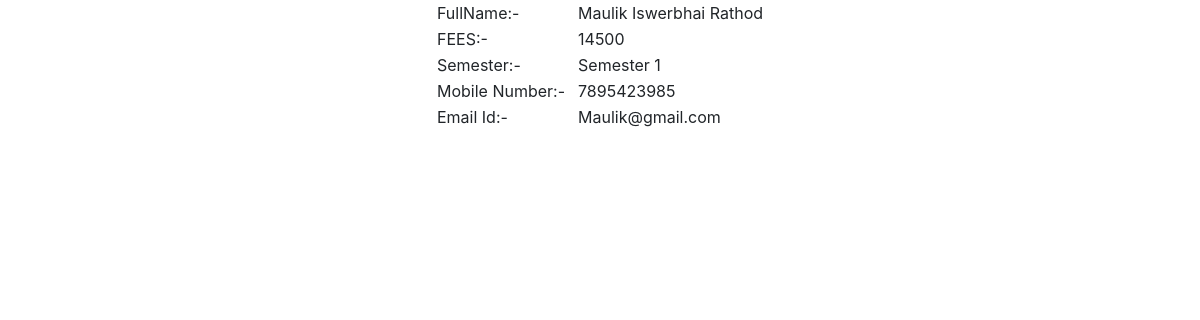
Page /backend.php?id=2 on the committed database.
### tables this page shows
CREATE TABLE `student` (
  `StudId` int(11) NOT NULL auto_increment,
  `EnrollMent` varchar(12) NOT NULL,
  `Firstname` varchar(20) NOT NULL,
  `Middlename` varchar(20) NOT NULL,
  `Lastname` varchar(20) NOT NULL,
  `Mailid` varchar(30) NOT NULL,
  `Mobileno` varchar(10) NOT NULL,
  `Address` varchar(50) NOT NULL,
  `SemId` int(11) NOT NULL,
  `Dob` varchar(10) NOT NULL,
  `Gender` varchar(1) NOT NULL,
  `Course` varchar(30) NOT NULL,
  `YearOfAdd` varchar(4) NOT NULL,
  `Image` varchar(100) NOT NULL,
  `Username` varchar(20) NOT NULL,
  `Password` varchar(30) NOT NULL,
  PRIMARY KEY  (`StudId`)
);

CREATE TABLE `semester` (
  `SemId` int(11) NOT NULL auto_increment,
  `SemName` varchar(10) NOT NULL,
  `DegId` int(20) NOT NULL,
  `FEES` int(11) NOT NULL,
  PRIMARY KEY  (`SemId`),
  KEY `DegId` (`DegId`)
);

### backend.php (the view, shortened to what this page needs)
<!DOCTYPE HTML>
<html>
<head>
  	<link rel="stylesheet" href="https://maxcdn.bootstrapcdn.com/bootstrap/4.4.1/css/bootstrap.min.css">
    <link rel="stylesheet" href="css/sweetalert.css">
    <link rel="stylesheet" href="css/backend.css">
</head>
<body>
  <?php
  $id=$_REQUEST["id"];
  $qry="select * from student where StudId='$id'";
  $res=mysqli_query($connect,$qry);
  $data=mysqli_fetch_assoc($res);
  $qry1="select * from semester where SemId=".$data['SemId'];
  $res1=mysqli_query($connect,$qry1);
  $data1=mysqli_fetch_assoc($res1);
  ?>
  <div align="center" class="div-pay">
    <table>
    <tr>
    <td>FullName:-</td><td>&nbsp;&nbsp;</td><td><?php echo $data['Firstname'].'&nbsp;'.$data['Middlename'].'&nbsp;'.$data['Lastname'] ?></td></tr>
    <tr>
    <td>FEES:- </td><td>&nbsp;&nbsp;</td><td><?php echo $data1['FEES']; ?></td></tr>
    <tr>
    <td>Semester:- </td><td>&nbsp;&nbsp;</td><td><?php echo $data1['SemName']; ?></td></tr>
    <tr>
    <td>Mobile Number:- </td><td>&nbsp;&nbsp;</td><td><?php echo $data['Mobileno']; ?> </td></tr>
    <tr>
    <td>Email Id:- </td><td>&nbsp;&nbsp;</td><td><?php  echo $data['Mailid']; ?> </td></tr>
</table>
</body>
</html>

### rows in the picture
student: Firstname "Maulik", Middlename "Iswerbhai", Lastname "Rathod", Mobileno "7895423985", Mailid "Maulik@gmail.com"
semester: FEES "14500", SemName "Semester 1"
